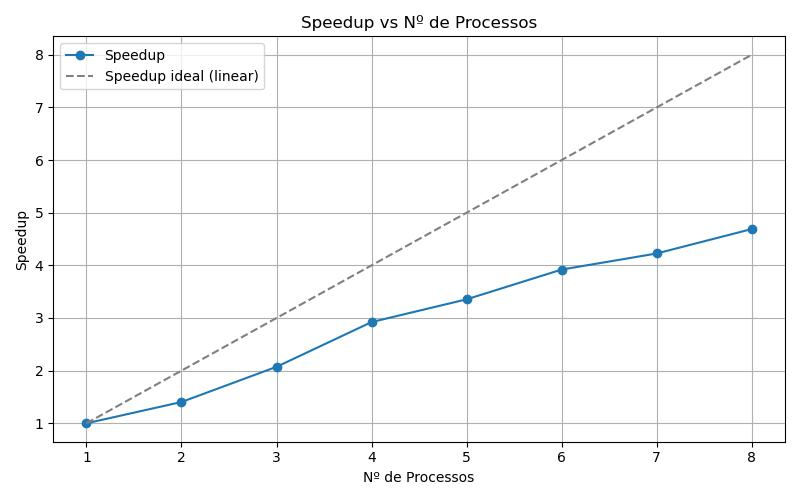

The Python source for this figure:
import matplotlib.pyplot as plt
import re
import os
import numpy as np

# Detectar o nome do sistema para abrir o arquivo correto
name = os.uname().sysname
filename = f"tempos{name}.txt"
filename = "temposLinux.txt"
filename = "tempos110.txt"
filename = "temposDarwin2025-06-08_02-14-57.txt"

directory = "runs"

ALPHAS = [1.0, 1.5, 2.0]
BETAS = [2.0, 3.5, 5.0]
EVAPOS = [0.10, 0.35, 0.60]


alphas = [[], [], []]
betas  = [[], [], []]
evapos = [[], [], []]

tempos = [[],[],[],[],[],[],[],[]]

for a in ALPHAS:
    for b in BETAS:
        for e in EVAPOS:
            with open(f"{directory}/tempos_{a}_{b}_{e:.2f}.txt", "r") as f:
                lines = f.readlines()
                cost = None
                j = 0
                k = 0
                for line in lines:
                    l = line.split()
                    try:
                        if l[0] == 'Cost':
                            cost = int(l[-1])
                            for i in range(3):
                                if a == ALPHAS[i]:
                                    alphas[i].append(cost)
                                if b == BETAS[i]:
                                    betas[i].append(cost)
                                if e == EVAPOS[i]:
                                    evapos[i].append(cost)
                        try:
                            tempos[j].append(float(l[0]))
                            print(f"Tempos[j]{float(l[0])}, j {j}, i {k}")
                            k += 1
                            if k == 7:
                                j += 1
                                k = 0
                        except:
                            pass
                    except:
                        pass


    
for i in range(len(tempos)):
    tempos[i] = np.mean(tempos[i])
    print(f"TEMPOS FINAL {i}:\t {tempos[i]}")


# Plot
plt.figure(figsize=(8, 5))
plt.plot([x for x in range(1, 9)], tempos[0]/tempos, marker='o', label="Speedup")
plt.plot([x for x in range(1, 9)], [x for x in range(1, 9)], linestyle="--", label="Speedup ideal (linear)", color="gray")

plt.title("Speedup vs Nº de Processos")
plt.xlabel("Nº de Processos")
plt.ylabel("Speedup")
plt.grid(True)
plt.legend()
plt.tight_layout()
plt.savefig('speedup.jpg')
plt.show()